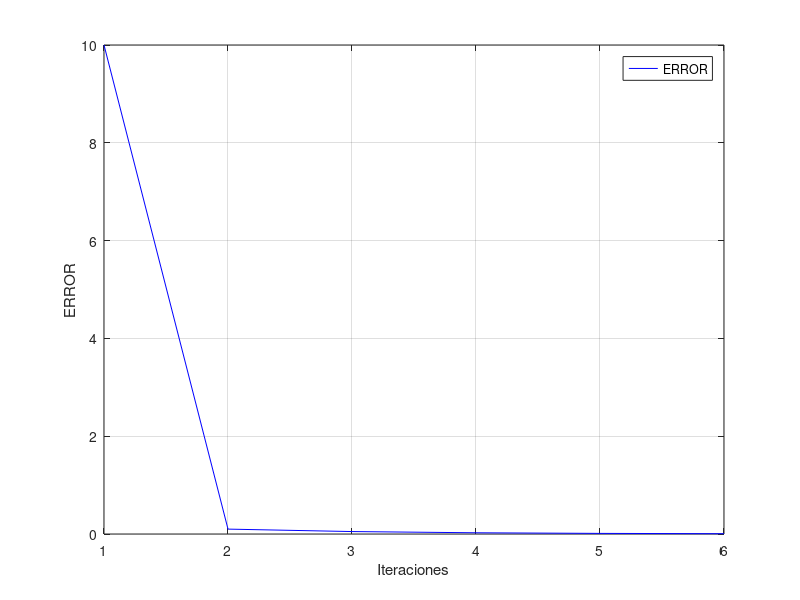

The MATLAB script that drew this image:
xl=0.5;
xu=0.7;
i=1;
e(i)=10;
while (e(i)> 0.01)
    
    xr=(xl+xu)/2;
 
    g_xl= sin(xl)-csc(xl)+1;
    g_xu= sin(xu)-csc(xu)+1;
    g_xr= sin(xr)-csc(xr)+1;
    
    
if (g_xl*g_xr<0)
    xu=xr;
    e(i+1)=abs(xr-xl);
end

if (g_xu*g_xr<0)
    xl=xr;
    e(i+1)=abs(xu-xr);
end

i=i+1;

if(g_xu*g_xr==0)
    xr=xr;
    
end
end

tamanio=size(e);
iter=1:1:tamanio(2);

figure('DefaultAxesFontsize',10)
plot(iter,e,'color','blue')

grid on
xlabel('Iteraciones')
ylabel('ERROR')
legend('ERROR')